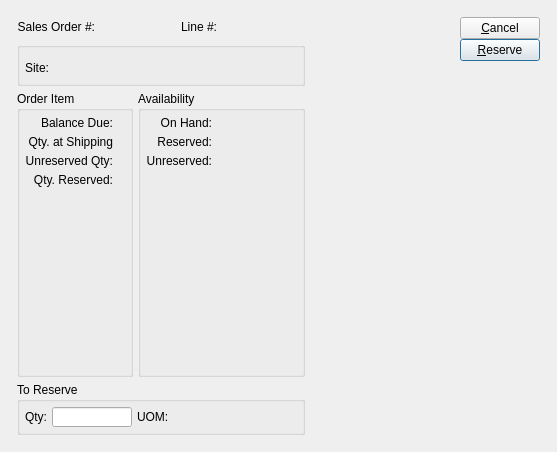
<ui version="4.0" >
 <comment>This file is part of the xTuple ERP: PostBooks Edition, a free and
open source Enterprise Resource Planning software suite,
Copyright (c) 1999-2010 by OpenMFG LLC, d/b/a xTuple.
It is licensed to you under the Common Public Attribution License
version 1.0, the full text of which (including xTuple-specific Exhibits)
is available at www.xtuple.com/CPAL.  By using this software, you agree
to be bound by its terms.</comment>
 <class>reserveSalesOrderItem</class>
 <widget class="QDialog" name="reserveSalesOrderItem" >
  <property name="geometry" >
   <rect>
    <x>0</x>
    <y>0</y>
    <width>557</width>
    <height>452</height>
   </rect>
  </property>
  <property name="windowTitle" >
   <string>Reserve Stock to Order</string>
  </property>
  <layout class="QGridLayout" name="gridLayout_9" >
   <item row="0" column="0" >
    <layout class="QGridLayout" name="gridLayout_8" >
     <property name="margin" >
      <number>12</number>
     </property>
     <property name="spacing" >
      <number>12</number>
     </property>
     <item row="0" column="0" >
      <layout class="QGridLayout" name="gridLayout_7" >
       <item row="0" column="0" colspan="2" >
        <layout class="QHBoxLayout" name="horizontalLayout" >
         <item>
          <widget class="QLabel" name="_salesOrderNumberLit" >
           <property name="text" >
            <string>Sales Order #:</string>
           </property>
           <property name="alignment" >
            <set>Qt::AlignRight|Qt::AlignTrailing|Qt::AlignVCenter</set>
           </property>
          </widget>
         </item>
         <item>
          <widget class="QLabel" name="_salesOrderNumber" >
           <property name="sizePolicy" >
            <sizepolicy vsizetype="Preferred" hsizetype="Expanding" >
             <horstretch>0</horstretch>
             <verstretch>0</verstretch>
            </sizepolicy>
           </property>
           <property name="alignment" >
            <set>Qt::AlignLeading|Qt::AlignLeft|Qt::AlignVCenter</set>
           </property>
          </widget>
         </item>
         <item>
          <widget class="QLabel" name="_shipmentNumberLit" >
           <property name="text" >
            <string>Line #:</string>
           </property>
           <property name="alignment" >
            <set>Qt::AlignRight|Qt::AlignTrailing|Qt::AlignVCenter</set>
           </property>
          </widget>
         </item>
         <item>
          <widget class="QLabel" name="_salesOrderLine" >
           <property name="text" >
            <string/>
           </property>
          </widget>
         </item>
         <item>
          <spacer name="horizontalSpacer" >
           <property name="orientation" >
            <enum>Qt::Horizontal</enum>
           </property>
           <property name="sizeHint" stdset="0" >
            <size>
             <width>40</width>
             <height>20</height>
            </size>
           </property>
          </spacer>
         </item>
        </layout>
       </item>
       <item row="1" column="0" colspan="2" >
        <widget class="QGroupBox" name="_itemGroup" >
         <property name="title" >
          <string/>
         </property>
         <layout class="QGridLayout" name="gridLayout" >
          <item row="0" column="0" >
           <widget class="ItemCluster" name="_item" >
            <property name="focusPolicy" >
             <enum>Qt::StrongFocus</enum>
            </property>
           </widget>
          </item>
          <item row="1" column="0" >
           <layout class="QHBoxLayout" name="horizontalLayout_3" >
            <item>
             <widget class="QLabel" name="_warehouseLit" >
              <property name="text" >
               <string>Site:</string>
              </property>
              <property name="alignment" >
               <set>Qt::AlignRight|Qt::AlignTrailing|Qt::AlignVCenter</set>
              </property>
             </widget>
            </item>
            <item>
             <widget class="QLabel" name="_warehouse" >
              <property name="maximumSize" >
               <size>
                <width>80</width>
                <height>32767</height>
               </size>
              </property>
              <property name="text" >
               <string/>
              </property>
              <property name="alignment" >
               <set>Qt::AlignLeading|Qt::AlignLeft|Qt::AlignVCenter</set>
              </property>
             </widget>
            </item>
            <item>
             <spacer name="horizontalSpacer_2" >
              <property name="orientation" >
               <enum>Qt::Horizontal</enum>
              </property>
              <property name="sizeHint" stdset="0" >
               <size>
                <width>40</width>
                <height>20</height>
               </size>
              </property>
             </spacer>
            </item>
           </layout>
          </item>
         </layout>
         <zorder>_item</zorder>
         <zorder>_warehouseLit</zorder>
         <zorder>_warehouse</zorder>
         <zorder>_warehouseLit</zorder>
        </widget>
       </item>
       <item row="2" column="0" >
        <widget class="QGroupBox" name="_orderGroup" >
         <property name="title" >
          <string>Order Item</string>
         </property>
         <layout class="QGridLayout" name="gridLayout_4" >
          <item row="0" column="0" >
           <layout class="QVBoxLayout" name="verticalLayout" >
            <item>
             <layout class="QGridLayout" name="gridLayout_3" >
              <item row="0" column="0" >
               <widget class="QLabel" name="_qtyOrderedLit" >
                <property name="text" >
                 <string>Balance Due:</string>
                </property>
                <property name="alignment" >
                 <set>Qt::AlignRight|Qt::AlignTrailing|Qt::AlignVCenter</set>
                </property>
               </widget>
              </item>
              <item row="0" column="1" >
               <widget class="XLabel" name="_qtyOrdered" >
                <property name="maximumSize" >
                 <size>
                  <width>80</width>
                  <height>32767</height>
                 </size>
                </property>
                <property name="alignment" >
                 <set>Qt::AlignRight|Qt::AlignTrailing|Qt::AlignVCenter</set>
                </property>
               </widget>
              </item>
              <item row="1" column="0" >
               <widget class="QLabel" name="_qtyShippedLit" >
                <property name="text" >
                 <string>Qty. at Shipping</string>
                </property>
                <property name="alignment" >
                 <set>Qt::AlignRight|Qt::AlignTrailing|Qt::AlignVCenter</set>
                </property>
               </widget>
              </item>
              <item row="1" column="1" >
               <widget class="XLabel" name="_qtyShipped" >
                <property name="maximumSize" >
                 <size>
                  <width>80</width>
                  <height>32767</height>
                 </size>
                </property>
                <property name="alignment" >
                 <set>Qt::AlignRight|Qt::AlignTrailing|Qt::AlignVCenter</set>
                </property>
               </widget>
              </item>
              <item row="2" column="0" >
               <widget class="QLabel" name="_balanceLit" >
                <property name="sizePolicy" >
                 <sizepolicy vsizetype="Fixed" hsizetype="Minimum" >
                  <horstretch>0</horstretch>
                  <verstretch>0</verstretch>
                 </sizepolicy>
                </property>
                <property name="text" >
                 <string>Unreserved Qty:</string>
                </property>
                <property name="alignment" >
                 <set>Qt::AlignRight|Qt::AlignTrailing|Qt::AlignVCenter</set>
                </property>
               </widget>
              </item>
              <item row="2" column="1" >
               <widget class="XLabel" name="_balance" >
                <property name="maximumSize" >
                 <size>
                  <width>80</width>
                  <height>32767</height>
                 </size>
                </property>
                <property name="alignment" >
                 <set>Qt::AlignRight|Qt::AlignTrailing|Qt::AlignVCenter</set>
                </property>
               </widget>
              </item>
              <item row="3" column="0" >
               <widget class="QLabel" name="_qtyAtShipLit" >
                <property name="text" >
                 <string>Qty. Reserved:</string>
                </property>
                <property name="alignment" >
                 <set>Qt::AlignRight|Qt::AlignTrailing|Qt::AlignVCenter</set>
                </property>
               </widget>
              </item>
              <item row="3" column="1" >
               <widget class="XLabel" name="_reserved" >
                <property name="maximumSize" >
                 <size>
                  <width>80</width>
                  <height>32767</height>
                 </size>
                </property>
                <property name="alignment" >
                 <set>Qt::AlignRight|Qt::AlignTrailing|Qt::AlignVCenter</set>
                </property>
               </widget>
              </item>
             </layout>
            </item>
            <item>
             <spacer name="verticalSpacer" >
              <property name="orientation" >
               <enum>Qt::Vertical</enum>
              </property>
              <property name="sizeHint" stdset="0" >
               <size>
                <width>20</width>
                <height>0</height>
               </size>
              </property>
             </spacer>
            </item>
           </layout>
          </item>
         </layout>
        </widget>
       </item>
       <item row="2" column="1" >
        <widget class="QGroupBox" name="_availabilityGroup" >
         <property name="enabled" >
          <bool>true</bool>
         </property>
         <property name="title" >
          <string>Availability</string>
         </property>
         <layout class="QGridLayout" name="gridLayout_5" >
          <item row="0" column="0" >
           <layout class="QVBoxLayout" name="verticalLayout_2" >
            <item>
             <layout class="QGridLayout" name="gridLayout_2" >
              <item row="0" column="0" >
               <widget class="QLabel" name="_onHandLit" >
                <property name="text" >
                 <string>On Hand:</string>
                </property>
                <property name="alignment" >
                 <set>Qt::AlignRight|Qt::AlignTrailing|Qt::AlignVCenter</set>
                </property>
               </widget>
              </item>
              <item row="0" column="1" >
               <widget class="XLabel" name="_onHand" >
                <property name="minimumSize" >
                 <size>
                  <width>80</width>
                  <height>0</height>
                 </size>
                </property>
                <property name="alignment" >
                 <set>Qt::AlignRight|Qt::AlignTrailing|Qt::AlignVCenter</set>
                </property>
               </widget>
              </item>
              <item row="1" column="0" >
               <widget class="QLabel" name="_allocatedLit" >
                <property name="text" >
                 <string>Reserved:</string>
                </property>
                <property name="alignment" >
                 <set>Qt::AlignRight|Qt::AlignTrailing|Qt::AlignVCenter</set>
                </property>
               </widget>
              </item>
              <item row="1" column="1" >
               <widget class="XLabel" name="_allocated" >
                <property name="minimumSize" >
                 <size>
                  <width>80</width>
                  <height>0</height>
                 </size>
                </property>
                <property name="alignment" >
                 <set>Qt::AlignRight|Qt::AlignTrailing|Qt::AlignVCenter</set>
                </property>
               </widget>
              </item>
              <item row="2" column="0" >
               <widget class="QLabel" name="_unallocatedLit" >
                <property name="text" >
                 <string>Unreserved:</string>
                </property>
                <property name="alignment" >
                 <set>Qt::AlignRight|Qt::AlignTrailing|Qt::AlignVCenter</set>
                </property>
               </widget>
              </item>
              <item row="2" column="1" >
               <widget class="XLabel" name="_unreserved" >
                <property name="text" >
                 <string/>
                </property>
                <property name="alignment" >
                 <set>Qt::AlignRight|Qt::AlignTrailing|Qt::AlignVCenter</set>
                </property>
               </widget>
              </item>
             </layout>
            </item>
            <item>
             <spacer name="verticalSpacer_2" >
              <property name="orientation" >
               <enum>Qt::Vertical</enum>
              </property>
              <property name="sizeHint" stdset="0" >
               <size>
                <width>20</width>
                <height>0</height>
               </size>
              </property>
             </spacer>
            </item>
           </layout>
          </item>
         </layout>
        </widget>
       </item>
       <item row="3" column="0" colspan="2" >
        <widget class="QGroupBox" name="groupBox" >
         <property name="title" >
          <string>To Reserve</string>
         </property>
         <layout class="QGridLayout" name="gridLayout_6" >
          <item row="0" column="0" >
           <layout class="QHBoxLayout" name="horizontalLayout_2" >
            <item>
             <widget class="QLabel" name="_qtyToIssueLit" >
              <property name="text" >
               <string>Qty:</string>
              </property>
              <property name="alignment" >
               <set>Qt::AlignRight|Qt::AlignTrailing|Qt::AlignVCenter</set>
              </property>
             </widget>
            </item>
            <item>
             <widget class="XLineEdit" name="_qtyToIssue" >
              <property name="sizePolicy" >
               <sizepolicy vsizetype="Preferred" hsizetype="Preferred" >
                <horstretch>0</horstretch>
                <verstretch>0</verstretch>
               </sizepolicy>
              </property>
              <property name="maximumSize" >
               <size>
                <width>80</width>
                <height>20</height>
               </size>
              </property>
              <property name="alignment" >
               <set>Qt::AlignRight</set>
              </property>
             </widget>
            </item>
            <item>
             <widget class="QLabel" name="_qtyUOMLit" >
              <property name="text" >
               <string>UOM:</string>
              </property>
             </widget>
            </item>
            <item>
             <widget class="QLabel" name="_qtyUOM" >
              <property name="sizePolicy" >
               <sizepolicy vsizetype="Preferred" hsizetype="Preferred" >
                <horstretch>1</horstretch>
                <verstretch>0</verstretch>
               </sizepolicy>
              </property>
              <property name="text" >
               <string/>
              </property>
             </widget>
            </item>
           </layout>
          </item>
         </layout>
        </widget>
       </item>
      </layout>
     </item>
     <item row="0" column="1" >
      <layout class="QHBoxLayout" >
       <property name="spacing" >
        <number>0</number>
       </property>
       <property name="margin" >
        <number>0</number>
       </property>
       <item>
        <spacer>
         <property name="orientation" >
          <enum>Qt::Horizontal</enum>
         </property>
         <property name="sizeType" >
          <enum>QSizePolicy::Expanding</enum>
         </property>
         <property name="sizeHint" stdset="0" >
          <size>
           <width>0</width>
           <height>20</height>
          </size>
         </property>
        </spacer>
       </item>
       <item>
        <layout class="QVBoxLayout" >
         <property name="spacing" >
          <number>0</number>
         </property>
         <property name="margin" >
          <number>0</number>
         </property>
         <item>
          <widget class="QPushButton" name="_close" >
           <property name="text" >
            <string>&amp;Cancel</string>
           </property>
          </widget>
         </item>
         <item>
          <widget class="QPushButton" name="_issue" >
           <property name="text" >
            <string>&amp;Reserve</string>
           </property>
           <property name="default" >
            <bool>true</bool>
           </property>
          </widget>
         </item>
         <item>
          <spacer>
           <property name="orientation" >
            <enum>Qt::Vertical</enum>
           </property>
           <property name="sizeType" >
            <enum>QSizePolicy::Expanding</enum>
           </property>
           <property name="sizeHint" stdset="0" >
            <size>
             <width>20</width>
             <height>0</height>
            </size>
           </property>
          </spacer>
         </item>
        </layout>
       </item>
      </layout>
     </item>
    </layout>
   </item>
  </layout>
 </widget>
 <layoutdefault spacing="5" margin="5" />
 <pixmapfunction>qPixmapFromMimeSource</pixmapfunction>
 <customwidgets>
  <customwidget>
   <class>ItemCluster</class>
   <extends>QWidget</extends>
   <header>itemcluster.h</header>
  </customwidget>
  <customwidget>
   <class>XLabel</class>
   <extends>QLabel</extends>
   <header>xlabel.h</header>
  </customwidget>
  <customwidget>
   <class>XLineEdit</class>
   <extends>QLineEdit</extends>
   <header>xlineedit.h</header>
  </customwidget>
 </customwidgets>
 <tabstops>
  <tabstop>_item</tabstop>
  <tabstop>_qtyToIssue</tabstop>
  <tabstop>_issue</tabstop>
  <tabstop>_close</tabstop>
 </tabstops>
 <resources/>
 <connections>
  <connection>
   <sender>_close</sender>
   <signal>clicked()</signal>
   <receiver>reserveSalesOrderItem</receiver>
   <slot>reject()</slot>
   <hints>
    <hint type="sourcelabel" >
     <x>20</x>
     <y>20</y>
    </hint>
    <hint type="destinationlabel" >
     <x>20</x>
     <y>20</y>
    </hint>
   </hints>
  </connection>
 </connections>
</ui>
